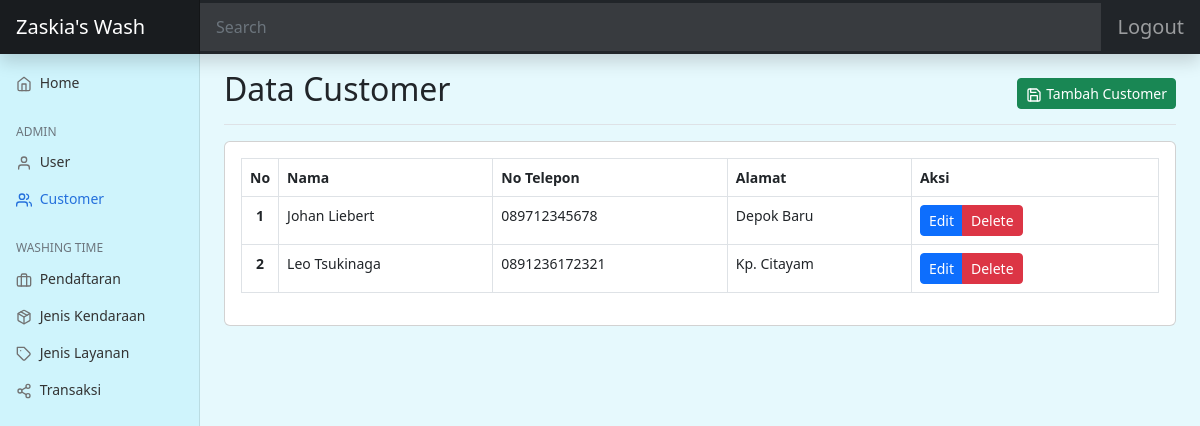
The page /dashboard/index.php?hal=customer (signed in) on the database its author committed.
### tables this page shows
CREATE TABLE `customer` (
  `idcustomer` int(11) NOT NULL,
  `nama` varchar(100) NOT NULL,
  `no_telp` varchar(20) NOT NULL,
  `alamat` text NOT NULL
);

### dashboard/customer/index.php (the view, shortened to what this page needs)
<?php
include('../connectDB/koneksi.php');
$sql = "SELECT * FROM customer";
$result = mysqli_query($conn, $sql);
?>
<div class="d-flex justify-content-between flex-wrap flex-md-nowrap align-items-center pt-3 pb-2 mb-3 border-bottom">
    <h1 class="h2">Data Customer</h1>
    <div class="btn-toolbar mb-2 mb-md-0">
        <a href="index.php?hal=customer-create" class="btn btn-sm btn-success">
        <span data-feather="save" class="align-text-bottom"></span>
            Tambah Customer
        </a>
    </div>
</div>
<div class="card">
    <div class="card-body">
        <table class="table table-hover table-bordered">
            <thead>
                <tr>
                    <th scope="col" width='15'>No</th>
                    <th scope="col">Nama</th>
                    <th scope="col">No Telepon</th>
                    <th scope="col">Alamat</th>
                    <th scope="col">Aksi</th>
                </tr>
            </thead>
            <tbody>
                <tr>
                <?php
                    if (mysqli_num_rows($result) > 0) {
                        $nmr = 1;
                        while ($row = mysqli_fetch_assoc($result)) { ?>
                            <th scope="row" class="text-center"><?= $nmr; ?></th>
                            <td>
                                <?= $row['nama']; ?>
                            </td>
                            <td>
                                <?= $row['no_telp']; ?>
                            </td>
                            <td>
                                <?= $row['alamat']; ?>
                            </td>
                            <td>
                                <div class="btn-group me-2">
                                    <a href="index.php?hal=customer-edit&id=<?= $row['idcustomer']; ?>&nama=<?= $row['nama']; ?>&notelp=<?= $row['no_telp']; ?>&alamat=<?= $row['alamat']; ?>" class="btn btn-sm btn-primary">Edit</a>
                                    <button class="btn btn-sm btn-danger" onclick="(hapus('<?= $row['nama']; ?>'))">Delete</button>
                                </div>
                            </td>
                </tr>
                <?php
                        $nmr++;
                        }
                    } else {
                        echo "0 results";
                    }
                    ?>
            </tbody>
        </table>
    </div>
</div>

### dashboard/css/dashboard.css (style rules this page uses)
body { font-size: .875rem; }
.feather { width: 16px; height: 16px; }

### rows shown on the page
customer: nama "Johan Liebert", no_telp "089712345678", alamat "Depok Baru"
customer: nama "Leo Tsukinaga", no_telp "0891236172321", alamat "Kp. Citayam"
